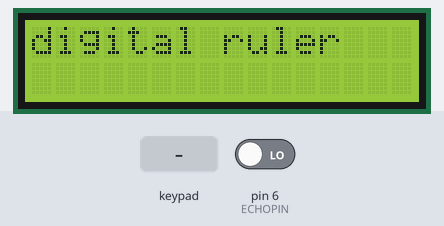
The sketch below on a simulated Arduino Uno, built with avr-gcc and run on an emulated ATmega328P. Shown: 16×2 character LCD. The test bench sets the inputs (shaded band); at power-on: pin 6 (ECHOPIN) LOW.

Above: at 1.2 s.
1.3 s: key 'A' pressed
At 1.9 s:
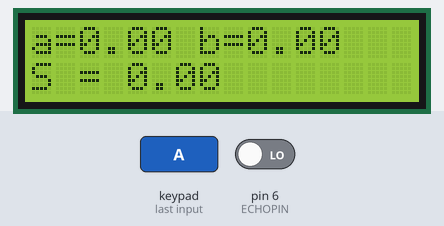
2.8 s: keypad keys 2 3 4 5 A pressed 0.4 s apart
At 6.0 s:
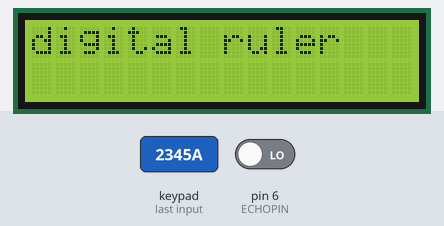
6.3 s: key 'B' pressed
At 6.7 s:
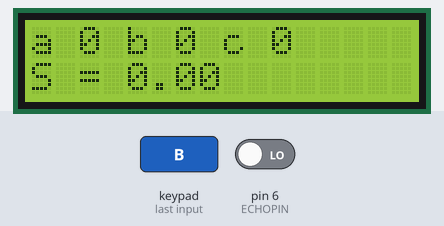
Timing chart, 0 to 9.3 s (numbered marks = the images above; inputs shaded):
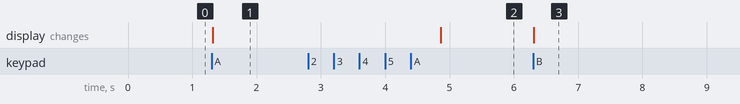

The sketch:

main.ino
```cpp
#include <LiquidCrystal.h>
#include <Keypad.h>
#define RS 8
#define EN 9
#define D4 10
#define D5 11
#define D6 12
#define D7 13
#define TRIGPIN 7
#define ECHOPIN 6
#define LCD_ROWS 16
#define LCD_COLS 2
#define TIMEOUT 999999

LiquidCrystal lcd(RS, EN, D4, D5, D6, D7);

const byte rows = 4;
const byte cols = 4;
char keys[rows][cols] = {
    {'1', '2', '3', 'A'},
    {'4', '5', '6', 'B'},
    {'7', '8', '9', 'C'},
    {'*', '0', '#', 'D'}};
byte colPins[rows] = {2, 3, 4, 5};
byte rowPins[cols] = {14, 15, 16, 17};
Keypad keypad = Keypad(makeKeymap(keys), rowPins, colPins, rows, cols);

unsigned long my_pulseIn(uint8_t pin, uint8_t state)
{
    uint8_t bit = digitalPinToBitMask(pin);
    uint8_t port = digitalPinToPort(pin);
    uint8_t stateMask = (state ? bit : 0);
    unsigned long width = 0;
    unsigned long numloops = 0;
    unsigned long maxloops = microsecondsToClockCycles(TIMEOUT) / 16;

    while ((*portInputRegister(port) & bit) == stateMask) {
        if (numloops++ == maxloops) {
            return 0;
        }
    }

    while ((*portInputRegister(port) & bit) != stateMask) {
        if (numloops++ == maxloops) {
            return 0;
        }
    }

    while ((*portInputRegister(port) & bit) == stateMask) {
        if (numloops++ == maxloops) {
            return 0;
        }
        width++;
    }

    return clockCyclesToMicroseconds(width * 21 + 16);
}

float distance_measurement()
{
    float duration;
    float distance;

    PORTD &= (0 << TRIGPIN);
    delayMicroseconds(2);

    PORTD |= (1 << TRIGPIN);
    delayMicroseconds(10);

    PORTD &= (0 << TRIGPIN);
    duration = my_pulseIn(ECHOPIN, HIGH) * 6.59;

    distance = duration / (float)58;

    return distance;
}

void disp_area(float a, float b)
{
    lcd.setCursor(0, 0);
    lcd.print("a=" + String(a, 2) + " b=" + String(b, 2) + "      ");

    lcd.setCursor(0, 1);
    lcd.print("S = " + String(a * b, 2) + "             ");
}

void rectangle_area()
{
    float a = 0.0;
    float b = 0.0;
    char ch = 0;
    uint8_t q = 1;

    disp_area(a, b);

    while (q) {
        ch = keypad.waitForKey();
        switch (ch) {
        case '1':
            a = distance_measurement();
            break;
        case '2':
            b = distance_measurement();
            break;
        case 'A':
            q = 0;
            break;
        }
        disp_area(a, b);
    }

    lcd.clear();
}

void circle_area()
{
    float r = 0.0;
    char ch = 0;
    uint8_t q = 1;

    lcd.setCursor(0, 0);
    lcd.print("r = " + String(r, 2) + "         ");
    lcd.setCursor(0, 1);
    lcd.print("S = " + String(r * r * 3.14, 2) + "       ");

    while (q) {
        ch = keypad.waitForKey();
        switch (ch) {
        case '7':
            r = distance_measurement();
            break;
        case 'C':
            q = 0;
            break;
        }

        lcd.setCursor(0, 0);
        lcd.print("r = " + String(r, 2) + "         ");
        lcd.setCursor(0, 1);
        lcd.print("S = " + String(r * r * 3.14, 2) + "       ");
    }

    lcd.clear();
}

void disp_volume(float a, float b, float c)
{
    lcd.setCursor(0, 0);
    lcd.print("a" + String(a, 0) + " b" + String(b, 0) + " c" + String(c, 0) + "     ");

    lcd.setCursor(0, 1);
    lcd.print("S = " + String(a * b * c, 2) + "             ");
}

void volume_parall()
{
    float a = 0.0;
    float b = 0.0;
    float c = 0.0;
    char ch = 0;
    uint8_t q = 1;

    disp_volume(a, b, c);

    while (q) {
        ch = keypad.waitForKey();
        switch (ch) {
        case '4':
            a = distance_measurement();
            break;
        case '5':
            b = distance_measurement();
            break;
        case '6':
            c = distance_measurement();
            break;
        case 'B':
            q = 0;
            break;
        }
        disp_volume(a, b, c);
    }

    lcd.clear();
}

void setup()
{
    Serial.begin(9600);
    DDRD |= 0b10000000;
    lcd.begin(LCD_ROWS, LCD_COLS);
    lcd.setCursor(0, 0);
    lcd.print("Distance");
}

void loop()
{
    float distance;
    char ch;

    lcd.setCursor(0, 0);
    lcd.print("digital ruler");

    ch = keypad.waitForKey();

    switch (ch) {
    case 'A':
        rectangle_area();
        break;
    case 'B':
        volume_parall();
        break;
    case 'C':
        circle_area();
        break;
    case 'D':
        lcd.setCursor(0, 1);
        lcd.print(String(distance_measurement()) + " cm            ");
        break;
    }
}
```

Measured:
- after the input at 1.3 s, the display: changes at once (image 1)
- after the input at 2.8 s, the display: first changes after 2.1 s (image 2 shows a later state)
- after the input at 6.3 s, the display: changes at once (image 3)
